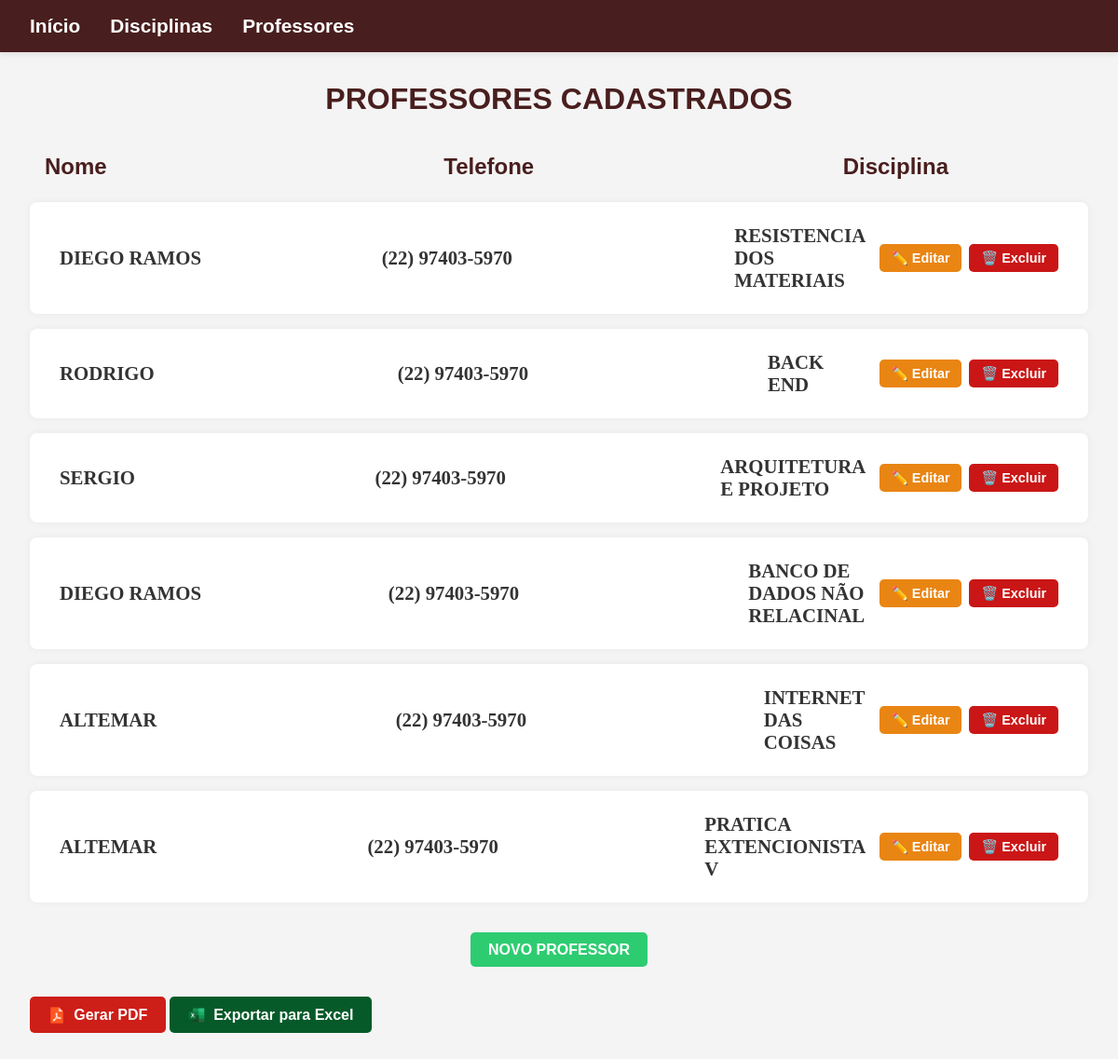
Before: /professores/ with the older database file.
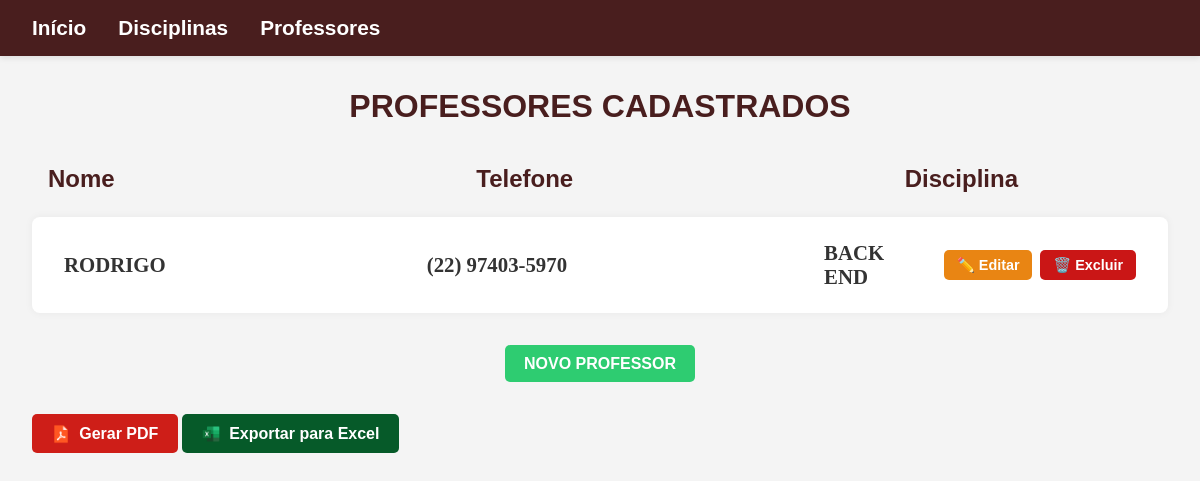
After: the same page with the newer database file.
### professor/models.py (models this page shows, shortened)
class Professor(models.Model):
    nome = models.CharField(max_length=100, null=False, blank=False)
    telefone = models.CharField(max_length=11, null=False, blank=False)
    disciplina = models.ForeignKey(Gestao, on_delete=models.CASCADE, related_name='professores')

### gestaoescolar/models.py (models this page shows, shortened)
class Gestao(models.Model):
    disciplina = models.CharField(max_length=100)
    carga_horaria = models.CharField(max_length=50)

### professor/views.py (the view)
# urls.py: path('', ProfessorListView.as_view(), name='professor_list'),
class ProfessorListView(ListView):
    model = Professor
    template_name = 'professor/professor_list.html'

### professor/templatetags/format_filters.py (called while the page is built)
@register.filter
def formata_telefone(value):
    if not value:
        return ""
    value = ''.join(filter(str.isdigit, str(value)))
    if len(value) == 11:
        return f"({value[:2]}) {value[2:7]}-{value[7:]}"
    elif len(value) == 10:
        return f"({value[:2]}) {value[2:6]}-{value[6:]}"
    else:
        return value

### professor/templates/professor/professor_list.html (shortened to what this page needs)
{% load static %}
{% load format_filters %}
<!DOCTYPE html>
<html lang="pt-br">
<head>
    <link rel="stylesheet" href="{% static 'css/professor_list.css' %}">
</head>
<body>
    <nav class="menu-bar">
        <ul>
            <li><a href="{% url 'home' %}">Início</a></li>
            <li><a href="{% url 'gestao_list' %}">Disciplinas</a></li>
            <li><a href="{% url 'professor_list' %}">Professores</a></li>
        </ul>
    </nav>
    <h1>PROFESSORES CADASTRADOS</h1>
        <div class="cabecalho-lista2">
            <div class="coluna nome">Nome</div>
            <div class="coluna telefone">Telefone</div>
            <div class="coluna disciplina">Disciplina</div>
        </div>
    <ul>
    {% for professor in object_list %}
    <li class="disciplina-item2">
        <div class="conteudo">
            <div class="info">
                <div class="coluna nomes">{{ professor.nome }}</div>
                <div class="coluna telefones">{{ professor.telefone|formata_telefone }}</div>
                <div class="coluna disciplinas">{{ professor.disciplina.disciplina }}</div>
                <div class="coluna acoes">
                    <a href="{% url 'professor_update' professor.pk %}">✏️ Editar</a>
                    <a href="{% url 'professor_delete' professor.pk %}">🗑️ Excluir</a>
                </div>
            </div>
        </div>
    </li>
        {% empty %}
        <li><em>Nenhum professor cadastrado.</em></li>
        {% endfor %}
    </ul>
    <a href="{% url 'professor_create' %}" class="nova-tarefa">NOVO PROFESSOR</a>
     <a href="{% url 'professor_pdf' %}" class="btn-pdf" target="_blank">
        <img src="{% static 'icons/pdf.png' %}" alt="PDF" class="icon-img"> Gerar PDF
        </a>
    <a href="{% url 'exportar_excel' %}" class = "btn-excel" target ="blank">
    <img src="{% static 'icons/excel.png' %}" alt="PDF" class="icon-img"> Exportar para Excel
</a>
</body>
</html>

### gestaoescolar/static/css/professor_list.css (style rules this page uses)
body { font-family: Arial, sans-serif; margin: 2rem; background-color: #f4f4f4; color: #333; }
.menu-bar { background-color: #491e1e; padding: 1rem 2rem; margin: -2rem -2rem 2rem -2rem; box-shadow: 0 2px 6px rgba(0, 0, 0, 0.1); }
.menu-bar ul { list-style: none; margin: 0; padding: 0; display: flex; justify-content: left; gap: 2rem; }
.menu-bar li a { position: relative; color: #fff; text-decoration: none; font-weight: bold; font-size: 1.3rem; padding: 0.5rem 0; transition: color 0.3s ease; }
.menu-bar li a::after { content: ''; position: absolute; bottom: 0; left: 0; height: 2px; width: 0%; background-color: #2ecc71; transition: width 0.3s ease; }
h1 { text-align: center; margin-bottom: 2rem; color: #491e1e; }
ul { list-style-type: none; padding: 0; }
.disciplina-item2 { background-color: #fff; margin-bottom: 1rem; padding: 1rem; border-radius: 8px; box-shadow: 0 0 8px rgba(0, 0, 0, 0.05); font-weight: bold; }
.conteudo { display: flex; justify-content: space-between; align-items: center; }
.nome { font-weight: bold; font-size: 1.1rem; }
.acoes { display: flex; gap: 0.5rem; }
.acoes a { text-decoration: none; color: #fff; padding: 0.4rem 0.8rem; border-radius: 5px; font-size: 0.9rem; transition: background-color 0.3s ease, transform 0.2s ease; cursor: pointer; }
.acoes a:nth-child(1) { background-color: #e98513; }
.acoes a:nth-child(2) { background-color: #ca1616; }
.nova-tarefa { display: block; width: fit-content; margin: 2rem auto 0; padding: 0.6rem 1.2rem; background-color: #2ecc71; color: #fff; text-decoration: none; font-weight: bold; border-radius: 5px; transition: background-color 0.3s ease; }
.cabecalho-lista2 { display: flex; justify-content: space-between; padding: 1rem; margin-bottom: 0.5rem; font-weight: bold; color: #491e1e; gap: 15rem; }
.info { display: flex; justify-content: space-between; align-items: center; width: 100%; padding: 0 1rem; }
.cabecalho-lista2, .info { display: flex; gap: 1rem; padding: 0.5rem 1rem; }
.coluna { text-align: left; font-weight: bold; }
.coluna.nome { flex: 1; font-weight: bold; }
.coluna.telefone { flex: 1; }
.coluna.disciplina { flex: 0.6; }
.info .coluna { font-weight: normal; }
.disciplina-item2 .coluna { font-weight: bold; font-size: 1.3rem; }
.cabecalho-lista2 .coluna { font-weight: bold; font-size: 1.5rem; }
.coluna.nomes { flex: 1.5; font-weight: bold; text-transform: uppercase; font-family: Cambria, Cochin, Georgia, Times, 'Times New Roman', serif; }
.coluna.telefones { flex: 1.65; font-family: Cambria, Cochin, Georgia, Times, 'Times New Roman', serif; }
.coluna.disciplinas { flex: 0.45; text-transform: uppercase; font-family: Cambria, Cochin, Georgia, Times, 'Times New Roman', serif; }
.btn-pdf { display: inline-flex; align-items: center; justify-content: center; margin: 2rem auto 0; padding: 0.6rem 1.2rem; background-color: #ce1e18; color: #fff; text-decoration: none; font-weight: bold; border-radius: 5px; transition: background-color 0.3s ease; }
.icon-img { width: 20px; height: 20px; margin-right: 8px; }
.btn-excel { display: inline-flex; align-items: center; justify-content: center; margin: 2rem auto 0; padding: 0.6rem 1.2rem; background-color: #065a29; color: #fff; text-decoration: none; font-weight: bold; border-radius: 5px; transition: background-color 0.3s ease; }

Changed rows visible on the page:
removed Professor: nome "DIEGO RAMOS", telefone "(22) 97403-5970", disciplina.disciplina "RESISTENCIA DOS MATERIAIS"
removed Professor: nome "SERGIO", telefone "(22) 97403-5970", disciplina.disciplina "ARQUITETURA E PROJETO"
removed Professor: nome "DIEGO RAMOS", telefone "(22) 97403-5970", disciplina.disciplina "BANCO DE DADOS NÃO RELACINAL"
removed Professor: nome "ALTEMAR", telefone "(22) 97403-5970", disciplina.disciplina "INTERNET DAS COISAS"
removed Professor: nome "ALTEMAR", telefone "(22) 97403-5970", disciplina.disciplina "PRATICA EXTENCIONISTA V"
